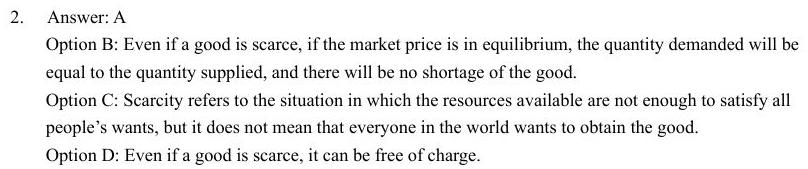
#> input picture econ-database/originals/27/ae-p1-02.jpg, 808 x 169 px
$ python -i capture_from_pdf.py   (imports and definitions only)
#> lines starting #> are read from the running program, lines starting #| are printed output that depends on the picture; after the words box and inside, x2 and y2 are one past the last pixel; in counts of white or black regions, pixels touching at a corner belong together
#> further down, picture is the input picture: PIL image 808x169 RGB; min 0, max 255, mean 235.9
### econ-database/scripts/data_paths.py
"""Locations of shared question assets.

Diagrams, originals, the question bank, and paper packs are not stored in
this public site repository. Set ECON_DATA_ROOT to a local checkout of the
private data repository. Point it at the repository root (the directory that
contains shared/) or at shared/ itself.

Paths stored on each question stay relative to that shared folder:
diagrams/... and originals/...
"""

from __future__ import annotations

import os
import sys
from pathlib import Path


def shared_root() -> Path:
    raw = os.environ.get("ECON_DATA_ROOT", "").strip()
    if not raw:
        raise SystemExit(
            "Set ECON_DATA_ROOT to a checkout of the private data repository "
            "(the directory that contains shared/)."
        )
    root = Path(raw).expanduser().resolve()
    if (root / "shared").is_dir() and not (root / "data").is_dir():
        return root / "shared"
    return root


def data_dir() -> Path:
    return shared_root() / "data"


def diagrams_dir() -> Path:
    return shared_root() / "diagrams"


def originals_dir() -> Path:
    return shared_root() / "originals"


def mock_tests_dir() -> Path:
    return shared_root() / "papers" / "mock-tests"


def past_papers_dir() -> Path:
    return shared_root() / "papers" / "past-papers"


def build_dir() -> Path:
    return shared_root() / "build"


# [6 lines that do not run on import are left out]

### econ-database/scripts/capture_from_pdf.py
#!/usr/bin/env python3
"""Crop mock-test figures from the official PDFs and attach the English wording.

Question text stays the wording already taken from the Word files. Images are
rendered from the PDF and cut to one question, then to a figure when the page
shows one. English text is attached only when the question number and the
multiple-choice key agree with the Chinese record.
"""

import json
import os
import re
import subprocess
import sys
from pathlib import Path

from PIL import Image
import numpy as np

sys.path.insert(0, str(Path(__file__).resolve().parent))
from data_paths import data_dir, diagrams_dir, mock_tests_dir, originals_dir

# [1 line that did not run here, left out]
# [1 line that did not run here, left out]
# [1 line that did not run here, left out]
# [1 line that did not run here, left out]
# [1 line that did not run here, left out]

PAPER_LABEL = {
    27: "二十七", 28: "二十八", 29: "二十九", 30: "三十",
    31: "三十一", 32: "三十二", 33: "三十三", 34: "三十四",
    35: "三十五", 36: "三十六", 37: "三十七", 38: "三十八",
    39: "三十九", 40: "四十", 41: "四十一", 42: "四十二",
    43: "四十三", 44: "四十四",
}
DPI = 120
NOISE = (
    "Answers written in the margins will not be marked",
    "Please stick the barcode label here",
    "Not to be taken away before",
    "END OF PAPER",
    "HKDSE-ECON",
    "Go on to the next page",
)


def chi_pdf(num, kind):
    path = MOCK / f"模擬試卷{PAPER_LABEL[num]} {kind}.pdf"
    return path if path.is_file() else None


def eng_pdf(num, kind):
    path = MOCK / f"Mock Test {num} {kind}.pdf"
    return path if path.is_file() else None


# [45 lines left out: functions layout_text, clean_lines, split_numbered, english_questions, english_answers, not called in this run]


def mc_letter(text):
    match = re.search(r"Answer:\s*([A-D])\b", text or "")
    return match.group(1) if match else None


def has_options(text):
    return all(re.search(rf"(?m)^[ \t]*{letter}[\.\)\s]", text or "") for letter in "ABCD")


# [109 lines left out: functions question_starts, render_pages, save_crop, footer_limits, not called in this run]


FURNITURE_RE = re.compile(
    r"barcode|margins.{0,20}marked|not to be taken away|go on to the next page|"
    r"end of paper|hkdse-econ|請在此貼|電腦條碼|不予評閱|邊界以外|寫於邊界",
    re.I,
)


# [48 lines left out: function furniture_masks, not called in this run]


def _rule_at(gray, i, x0, x1):
    seg = gray[i, x0:x1]
    return seg.size > 0 and float((seg < 140).mean()) > 0.45


# [527 lines left out: functions _expand_rule, _nearest_rule, snap_furniture_boxes, _cut_bands, crop_span, figure_boxes and 10 more, not called in this run]


def answer_line_blocks(image):
    """Vertical spans of the blank ruled lines left for students to write on."""
    gray = np.array(image.convert("L"))
    height, width = gray.shape
#> height = 169; width = 808
    dark = gray < 170
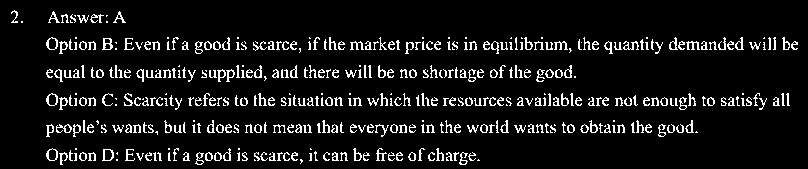
#> dark: shape (169, 808) bool; 8.4% white in thin lines or dots, all inside (x1, y1, x2, y2) = (11, 10, 798, 165)
    rule = []
    for i in range(height):
        cols = np.where(dark[i])[0]
        if len(cols) < width * 0.5:
            continue
        span = int(cols[-1] - cols[0])
        if span > width * 0.6 and len(cols) > span * 0.6:
            rule.append(i)
#> this loop made 169 passes
#> cols on passes 11 to 13: [14], [12, 13, 14, 15, 16, 53, 119], [11, 12, 15, 16, 17, 52, 53, 54, 118, 119, 120]
#> after the loop, rule = []
    lines = []
    for i in rule:
        if lines and i - lines[-1][-1] <= 4:
            lines[-1].append(i)
        else:
            lines.append([i])
#> this loop made 0 passes
#> after the loop, lines = []
    blocks = []
    run = []
    for i, line in enumerate(lines):
        if i == 0:
            run = [0]
            continue
        y0, y1 = lines[i - 1][-1], line[0]
        gap = y1 - y0
        band = dark[y0 + 2:y1 - 1]
        mean = float(band.mean()) if band.size else 1
        if 18 <= gap <= 110 and mean <= 0.02:
            run.append(i)
        else:
            if len(run) >= 3:
                blocks.append((lines[run[0]][0] - 6, lines[run[-1]][-1] + 4))
            run = [i]
#> after the loop, blocks = []
    if len(run) >= 3:
        blocks.append((lines[run[0]][0] - 6, lines[run[-1]][-1] + 4))
    return [(max(0, a), min(height, b)) for a, b in blocks if b - a > 40]


# [22 lines left out: function trim_stray_frame_line, not called in this run]


def strip_answer_lines(image):
    blocks = answer_line_blocks(image)
#> blocks = []
    if not blocks:
        return image
    height = image.height
    pieces = []
    y = 0
    for top, bottom in blocks:
        if top > y + 10:
            pieces.append(image.crop((0, y, image.width, top)))
        y = bottom
    if y < height - 10:
        pieces.append(image.crop((0, y, image.width, height)))
    pieces = [piece for piece in pieces if piece.height > 12]
    if not pieces:
        return image
    canvas = Image.new("RGB", (image.width, sum(p.height for p in pieces)), "white")
    at = 0
    for piece in pieces:
        canvas.paste(piece, (0, at))
        at += piece.height
    return canvas


# [122 lines left out: functions crop_english_questions, paper2_answer_starts, recrop_sq_questions, refresh_sq_images, not called in this run]


# [9 lines not run here, left out]

>>> from PIL import Image
>>> picture = Image.open('../originals/27/ae-p1-02.jpg')
>>> result = strip_answer_lines(picture)

$ run again, on econ-database/originals/29/a-p1-05.jpg
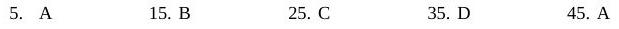
#> input picture econ-database/originals/29/a-p1-05.jpg, 619 x 29 px
#> picture is the input picture: PIL image 619x29 RGB; min 0, max 255, mean 246.7
#> in answer_line_blocks, `dark = gray < 170`:
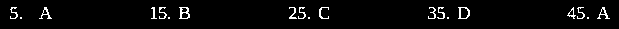
#> dark: shape (29, 619) bool; 3.4% white in thin lines or dots, all inside (x1, y1, x2, y2) = (10, 7, 610, 19)
#> after the loop in answer_line_blocks, `for i in range(height):`: rule = []

$ run again, on econ-database/originals/29/a-p1-41.jpg
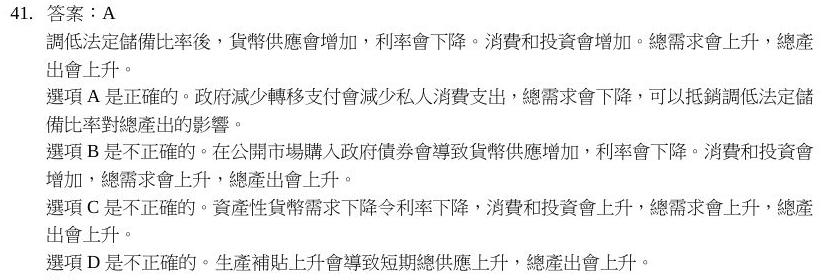
#> input picture econ-database/originals/29/a-p1-41.jpg, 822 x 280 px
#> picture is the input picture: PIL image 822x280 RGB; min 0, max 255, mean 238.8
#> in answer_line_blocks, `dark = gray < 170`:
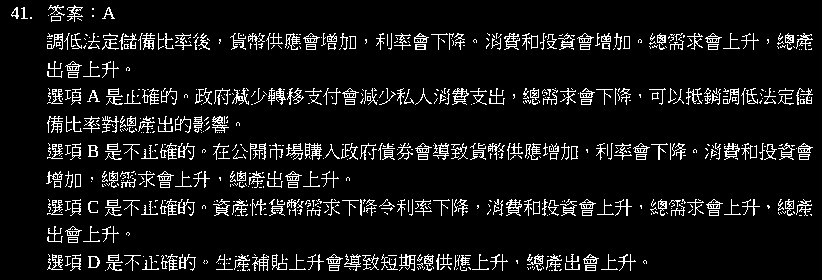
#> dark: shape (280, 822) bool; 8.1% white in thin lines or dots
#> the loop in answer_line_blocks, `for i in range(height):` made 280 passes
#> cols on passes 6, 7, 12: [50, 51, 57, 58, 74], [50, 54, 55, 57, 62, 63, 74, 75], [13, 16, 17, 23, 24, 54, 57, 71, 72, 76, 106, 109, 110]
#> after the loop in answer_line_blocks, `for i in range(height):`: rule = []

$ run again, on econ-database/originals/30/a-p1-13.jpg
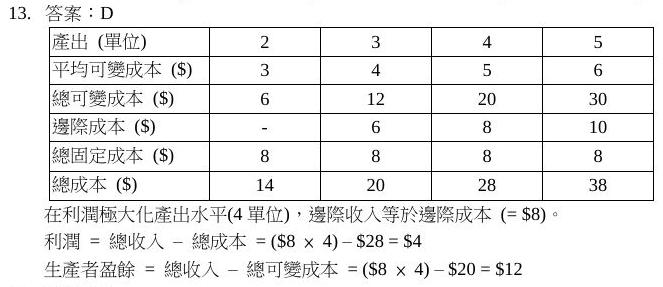
#> input picture econ-database/originals/30/a-p1-13.jpg, 663 x 287 px
#> picture is the input picture: PIL image 663x287 RGB; min 0, max 255, mean 237.3
#> in answer_line_blocks, `dark = gray < 170`:
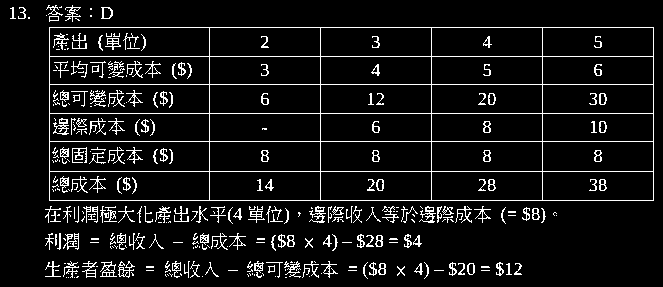
#> dark: shape (287, 663) bool; 7.8% white in thin lines or dots
#> the loop in answer_line_blocks, `for i in range(height):` made 287 passes
#> cols on passes 6, 7, 12: [48, 49, 55, 56, 72], [48, 52, 53, 55, 61, 72], [12, 13, 23, 24, 52, 55, 69, 74, 102, 103, 111, 112]
#> after the loop in answer_line_blocks, `for i in range(height):`: rule = [27, 56, 84, 113, 141, 171, 200]
#> the loop in answer_line_blocks, `for i in rule:` made 7 passes
#> i on passes 1 to 7: 27, 56, 84, 113, 141, 171, 200
#> after the loop in answer_line_blocks, `for i in rule:`: lines = [[27], [56], [84], [113], [141], [171], [200]]
#> the loop in answer_line_blocks, `for i, line in enumerate(lines):` made 7 passes
#> (line, y0, y1, gap, mean) on passes 2 to 7: ([56], 27, 56, 29, 0.0419), ([84], 56, 84, 28, 0.053), ([113], 84, 113, 29, 0.0566), ([141], 113, 141, 28, 0.049), ([171], 141, 171, 30, 0.0509), ([200], 171, 200, 29, 0.049)
#> pass 3, in answer_line_blocks, `band = dark[y0 + 2:y1 - 1]`:
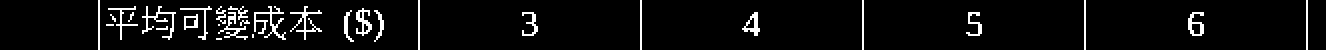
#> band: shape (25, 663) bool (shown 2 times larger); 5.3% white in thin lines or dots
#> after the loop in answer_line_blocks, `for i, line in enumerate(lines):`: blocks = []
